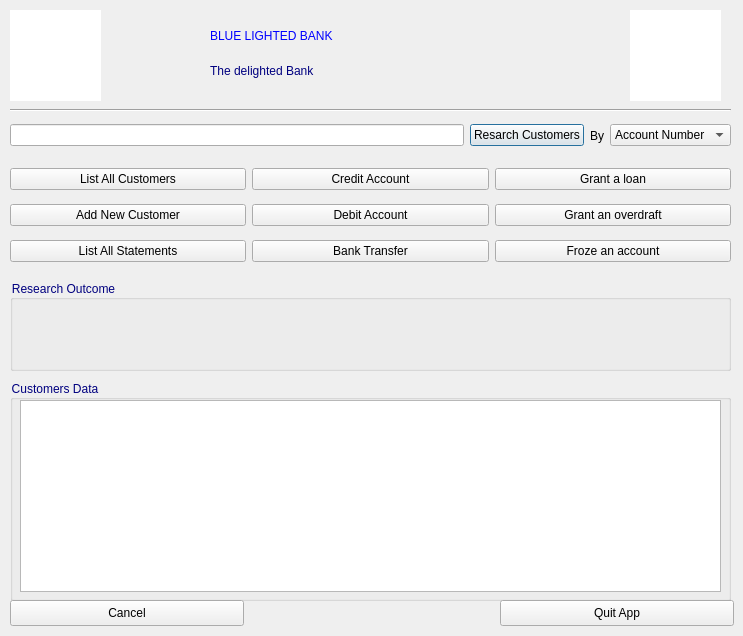
<?xml version="1.0" encoding="UTF-8"?>
<ui version="4.0">
 <class>DialogRoot</class>
 <widget class="QDialog" name="DialogRoot">
  <property name="geometry">
   <rect>
    <x>0</x>
    <y>0</y>
    <width>743</width>
    <height>636</height>
   </rect>
  </property>
  <property name="windowTitle">
   <string>Worker Interface</string>
  </property>
  <property name="windowIcon">
   <iconset resource="RImages.qrc">
    <normaloff>:/MesImages/MesImages/Screenshot_20210211-233620.png</normaloff>:/MesImages/MesImages/Screenshot_20210211-233620.png</iconset>
  </property>
  <widget class="QWidget" name="horizontalLayoutWidget">
   <property name="geometry">
    <rect>
     <x>10</x>
     <y>120</y>
     <width>721</width>
     <height>31</height>
    </rect>
   </property>
   <layout class="QHBoxLayout" name="horizontalLayout">
    <item>
     <widget class="QLineEdit" name="search">
      <property name="styleSheet">
       <string notr="true">font: 12pt &quot;Bell MT&quot;;</string>
      </property>
     </widget>
    </item>
    <item>
     <widget class="QPushButton" name="research">
      <property name="styleSheet">
       <string notr="true">font: 12pt &quot;Bell MT&quot;;</string>
      </property>
      <property name="text">
       <string>Resarch Customers</string>
      </property>
     </widget>
    </item>
    <item>
     <widget class="QLabel" name="label">
      <property name="styleSheet">
       <string notr="true">
font: 75 12pt &quot;Bell MT&quot;;</string>
      </property>
      <property name="text">
       <string>By</string>
      </property>
     </widget>
    </item>
    <item>
     <widget class="QComboBox" name="by">
      <property name="styleSheet">
       <string notr="true">font: 12pt &quot;Bell MT&quot;;</string>
      </property>
      <item>
       <property name="text">
        <string>Account Number</string>
       </property>
      </item>
      <item>
       <property name="text">
        <string>Firstname</string>
       </property>
      </item>
      <item>
       <property name="text">
        <string>Surname</string>
       </property>
      </item>
      <item>
       <property name="text">
        <string>Email</string>
       </property>
      </item>
     </widget>
    </item>
   </layout>
  </widget>
  <widget class="Line" name="line">
   <property name="geometry">
    <rect>
     <x>10</x>
     <y>100</y>
     <width>721</width>
     <height>20</height>
    </rect>
   </property>
   <property name="orientation">
    <enum>Qt::Horizontal</enum>
   </property>
  </widget>
  <widget class="QGraphicsView" name="img">
   <property name="geometry">
    <rect>
     <x>630</x>
     <y>10</y>
     <width>91</width>
     <height>91</height>
    </rect>
   </property>
   <property name="styleSheet">
    <string notr="true">#img
{
	border-image: url(:/MesImages/MesImages/Screenshot_20210211-233739.png);
border-radius : 45px
}</string>
   </property>
  </widget>
  <widget class="QGraphicsView" name="graphicsView_2">
   <property name="geometry">
    <rect>
     <x>10</x>
     <y>10</y>
     <width>91</width>
     <height>91</height>
    </rect>
   </property>
   <property name="styleSheet">
    <string notr="true">border-image: url(:/MesImages/MesImages/Screenshot_20210211-233649.png);
border-radius: 45px</string>
   </property>
  </widget>
  <widget class="QLabel" name="label_2">
   <property name="geometry">
    <rect>
     <x>210</x>
     <y>10</y>
     <width>311</width>
     <height>51</height>
    </rect>
   </property>
   <property name="styleSheet">
    <string notr="true">font: 30pt &quot;CityBlueprint&quot;;
color: rgb(0, 0, 255);</string>
   </property>
   <property name="text">
    <string>BLUE LIGHTED BANK</string>
   </property>
  </widget>
  <widget class="QLabel" name="label_3">
   <property name="geometry">
    <rect>
     <x>210</x>
     <y>60</y>
     <width>111</width>
     <height>21</height>
    </rect>
   </property>
   <property name="styleSheet">
    <string notr="true">color:rgb(0, 0, 127);
font: 75 10pt &quot;Times New Roman&quot;;</string>
   </property>
   <property name="text">
    <string>The delighted Bank</string>
   </property>
  </widget>
  <widget class="QWidget" name="horizontalLayoutWidget_2">
   <property name="geometry">
    <rect>
     <x>10</x>
     <y>160</y>
     <width>721</width>
     <height>111</height>
    </rect>
   </property>
   <layout class="QHBoxLayout" name="horizontalLayout_2">
    <item>
     <layout class="QVBoxLayout" name="verticalLayout">
      <item>
       <widget class="QPushButton" name="listAll">
        <property name="styleSheet">
         <string notr="true">font: 12pt &quot;Bell MT&quot;;</string>
        </property>
        <property name="text">
         <string>List All Customers</string>
        </property>
       </widget>
      </item>
      <item>
       <widget class="QPushButton" name="addNew">
        <property name="styleSheet">
         <string notr="true">font: 12pt &quot;Bell MT&quot;;</string>
        </property>
        <property name="text">
         <string>Add New Customer</string>
        </property>
       </widget>
      </item>
      <item>
       <widget class="QPushButton" name="statement">
        <property name="styleSheet">
         <string notr="true">font: 12pt &quot;Bell MT&quot;;</string>
        </property>
        <property name="text">
         <string>List All Statements</string>
        </property>
       </widget>
      </item>
     </layout>
    </item>
    <item>
     <layout class="QVBoxLayout" name="verticalLayout_3">
      <item>
       <widget class="QPushButton" name="credit">
        <property name="styleSheet">
         <string notr="true">font: 12pt &quot;Bell MT&quot;;</string>
        </property>
        <property name="text">
         <string>Credit Account</string>
        </property>
       </widget>
      </item>
      <item>
       <widget class="QPushButton" name="debit">
        <property name="styleSheet">
         <string notr="true">font: 12pt &quot;Bell MT&quot;;</string>
        </property>
        <property name="text">
         <string>Debit Account</string>
        </property>
       </widget>
      </item>
      <item>
       <widget class="QPushButton" name="transfer">
        <property name="styleSheet">
         <string notr="true">font: 12pt &quot;Bell MT&quot;;</string>
        </property>
        <property name="text">
         <string>Bank Transfer</string>
        </property>
       </widget>
      </item>
     </layout>
    </item>
    <item>
     <layout class="QVBoxLayout" name="verticalLayout_2">
      <item>
       <widget class="QPushButton" name="pushButton">
        <property name="styleSheet">
         <string notr="true">font: 12pt &quot;Bell MT&quot;;</string>
        </property>
        <property name="text">
         <string>Grant a loan</string>
        </property>
       </widget>
      </item>
      <item>
       <widget class="QPushButton" name="pushButton_2">
        <property name="styleSheet">
         <string notr="true">font: 12pt &quot;Bell MT&quot;;</string>
        </property>
        <property name="text">
         <string>Grant an overdraft</string>
        </property>
       </widget>
      </item>
      <item>
       <widget class="QPushButton" name="pushButton_3">
        <property name="styleSheet">
         <string notr="true">font: 12pt &quot;Bell MT&quot;;</string>
        </property>
        <property name="text">
         <string>Froze an account</string>
        </property>
       </widget>
      </item>
     </layout>
    </item>
   </layout>
  </widget>
  <widget class="QGroupBox" name="groupBox">
   <property name="geometry">
    <rect>
     <x>10</x>
     <y>280</y>
     <width>721</width>
     <height>91</height>
    </rect>
   </property>
   <property name="styleSheet">
    <string notr="true">font: 12pt &quot;Copperplate Gothic Bold&quot;;
color: rgb(0, 0, 127);</string>
   </property>
   <property name="title">
    <string>Research Outcome</string>
   </property>
   <widget class="QLabel" name="outcome">
    <property name="geometry">
     <rect>
      <x>10</x>
      <y>20</y>
      <width>701</width>
      <height>61</height>
     </rect>
    </property>
    <property name="styleSheet">
     <string notr="true">font: 8pt &quot;Calibri&quot;;
color: rgb(0, 0, 0);</string>
    </property>
    <property name="text">
     <string/>
    </property>
   </widget>
  </widget>
  <widget class="QGroupBox" name="groupBox_2">
   <property name="geometry">
    <rect>
     <x>10</x>
     <y>380</y>
     <width>721</width>
     <height>221</height>
    </rect>
   </property>
   <property name="styleSheet">
    <string notr="true">font: 12pt &quot;Copperplate Gothic Bold&quot;;
color: rgb(0, 0, 127);</string>
   </property>
   <property name="title">
    <string>Customers Data</string>
   </property>
   <widget class="QTableView" name="display">
    <property name="geometry">
     <rect>
      <x>10</x>
      <y>20</y>
      <width>701</width>
      <height>192</height>
     </rect>
    </property>
   </widget>
  </widget>
  <widget class="QPushButton" name="cancel">
   <property name="geometry">
    <rect>
     <x>10</x>
     <y>600</y>
     <width>234</width>
     <height>26</height>
    </rect>
   </property>
   <property name="styleSheet">
    <string notr="true">font: 12pt &quot;Bell MT&quot;;</string>
   </property>
   <property name="text">
    <string>Cancel</string>
   </property>
  </widget>
  <widget class="QPushButton" name="quit">
   <property name="geometry">
    <rect>
     <x>500</x>
     <y>600</y>
     <width>234</width>
     <height>26</height>
    </rect>
   </property>
   <property name="styleSheet">
    <string notr="true">font: 12pt &quot;Bell MT&quot;;</string>
   </property>
   <property name="text">
    <string>Quit App</string>
   </property>
  </widget>
 </widget>
 <resources>
  <include location="RImages.qrc"/>
 </resources>
 <connections>
  <connection>
   <sender>cancel</sender>
   <signal>clicked()</signal>
   <receiver>DialogRoot</receiver>
   <slot>close()</slot>
   <hints>
    <hint type="sourcelabel">
     <x>539</x>
     <y>188</y>
    </hint>
    <hint type="destinationlabel">
     <x>142</x>
     <y>343</y>
    </hint>
   </hints>
  </connection>
 </connections>
</ui>
